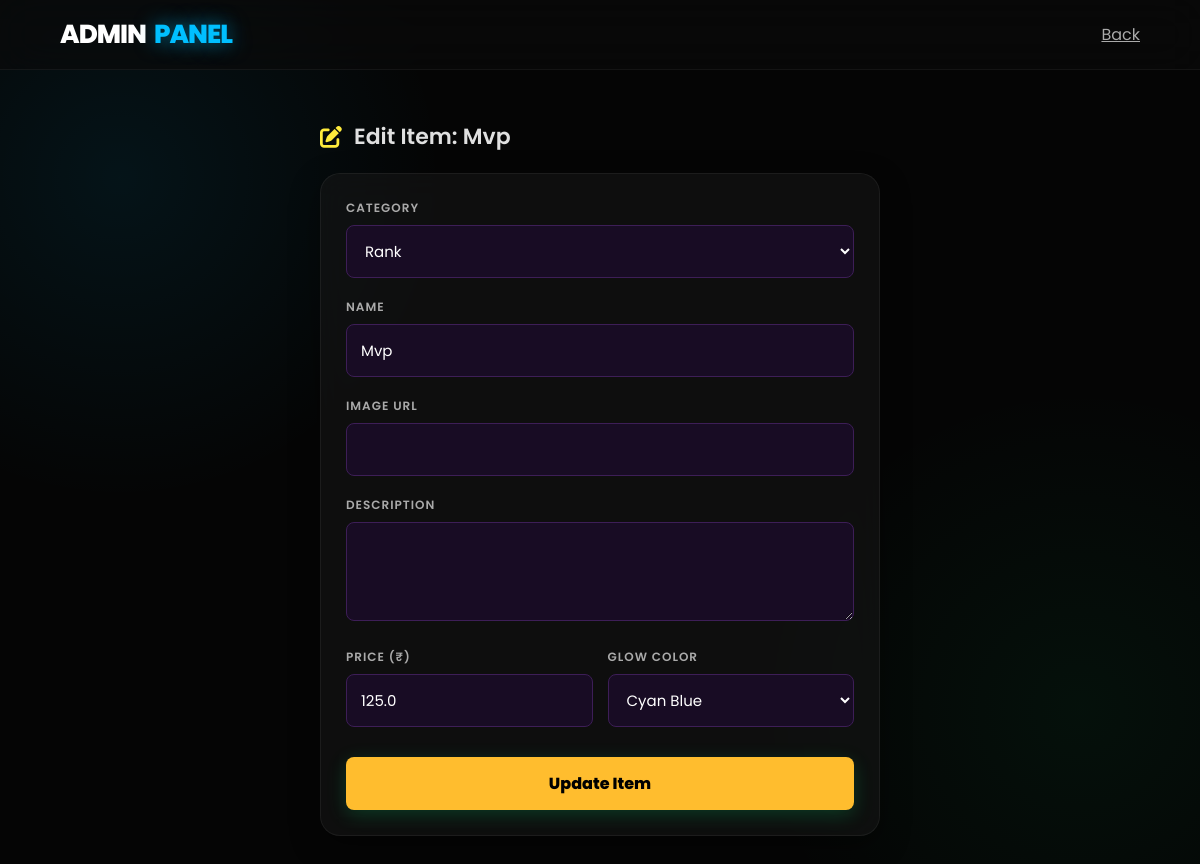
Page /admin/edit/4 (signed in) on the earlier database version.
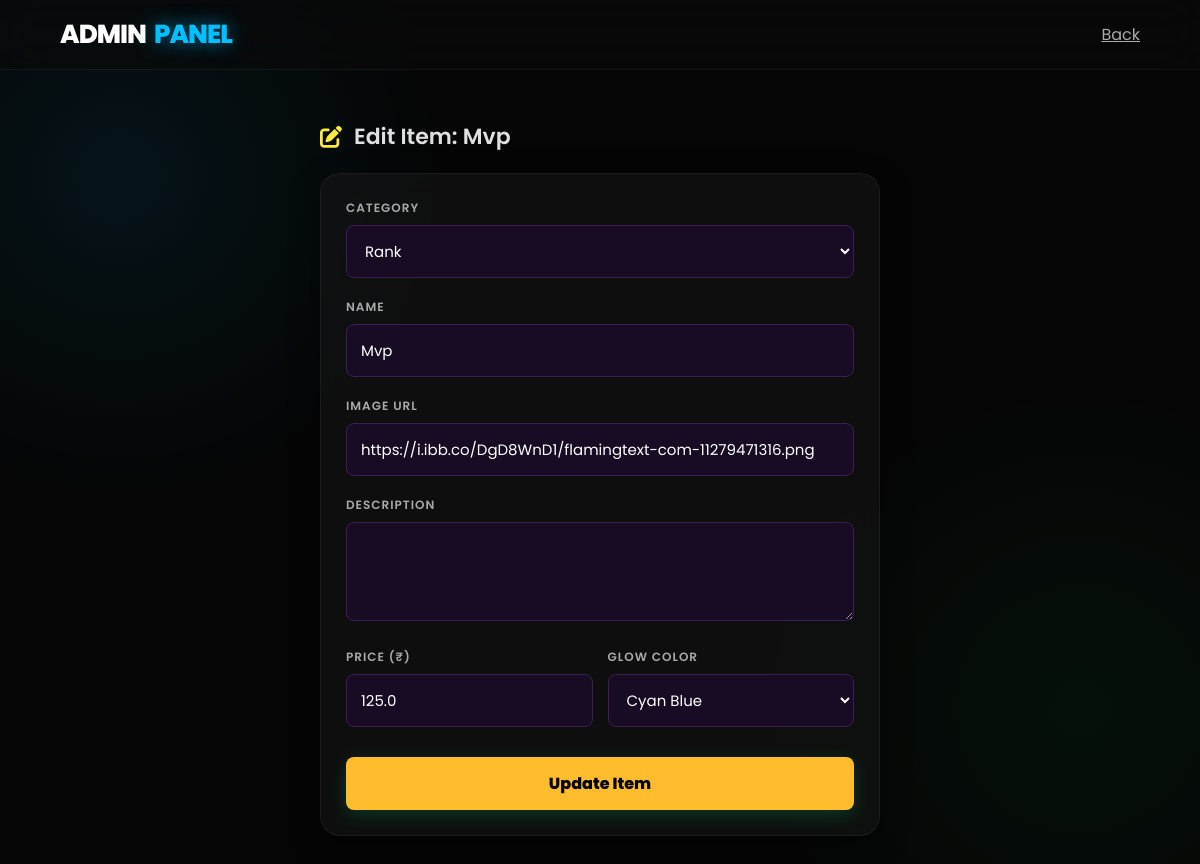
Same page on the later database version.
### models.py (models this page shows)
class Rank(db.Model):
    id = db.Column(db.Integer, primary_key=True)
    name = db.Column(db.String(100), nullable=False)
    price = db.Column(db.Float, nullable=False)
    description = db.Column(db.String(255))
    image_url = db.Column(db.String(200), default="")
    color_hex = db.Column(db.String(10), default="#00bfff")
    category = db.Column(db.String(50), default='rank')

### app.py (the view, shortened to what this page needs)
@app.route('/admin/edit/<int:id>', methods=['GET', 'POST'])
@login_required
def edit_rank(id):
    rank = Rank.query.get_or_404(id)
    return render_template('edit_rank.html', rank=rank)

### app.py (called while the page is built)
@login_manager.user_loader
def load_user(user_id):
    return User.query.get(int(user_id))

@app.context_processor
def inject_config():
    base_dir = os.path.abspath(os.path.dirname(__file__))
    config_path = os.path.join(base_dir, 'config.json')
    try:
        with open(config_path, 'r') as f:
            config = json.load(f)
        return dict(config=config)
    except:
        return dict(config={
            'server_name': 'Dora Bash',
            'logo_url': 'https://static.wikia.nocookie.net/minecraft_gamepedia/images/6/6e/Red_Apple_JE2_BE2.png',
            'hero_background': 'https://i.ibb.co/bM3tjBM3/8d3783658812bb071591febfca65c60b609fdfa0headerbg.webp'
        })

### templates/edit_rank.html (shortened to what this page needs)
<!DOCTYPE html>
<html lang="en">
<head>
    <link rel="stylesheet" href="{{ url_for('static', filename='style.css') }}">
    <link rel="stylesheet" href="https://cdnjs.cloudflare.com/ajax/libs/font-awesome/6.4.0/css/all.min.css">
</head>
<body>
    <nav class="navbar"><a href="/admin" class="brand">ADMIN <span>PANEL</span></a><a href="/admin" style="color: #aaa;">Back</a></nav>
    <div class="container edit-container">
        <div class="section-header"><i class="fas fa-edit" style="color: #ffeb3b;"></i> Edit Item: {{ rank.name }}</div>
        <div class="card">
            <form action="/admin/edit/{{ rank.id }}" method="POST">
                <div class="input-group">
                    <label class="input-label">Category</label>
                    <select name="category" class="dark-input">
                        <option value="rank" {% if rank.category == 'rank' %}selected{% endif %}>Rank</option>
                    </select>
                </div>
                <div class="input-group">
                    <label class="input-label">Name</label>
                    <input type="text" name="name" class="dark-input" value="{{ rank.name }}" required>
                </div>
                <div class="input-group">
                    <label class="input-label">Image URL</label>
                    <input type="text" name="image_url" class="dark-input" value="{{ rank.image_url }}">
                </div>
                <div class="input-group">
                    <label class="input-label">Description</label>
                    <textarea name="description" class="dark-input" rows="3">{{ rank.description }}</textarea>
                </div>
                <div style="display: grid; grid-template-columns: 1fr 1fr; gap: 15px;">
                    <div class="input-group"><label class="input-label">Price (₹)</label><input type="number" step="0.01" name="price" class="dark-input" value="{{ rank.price }}" required></div>
                    <div class="input-group"><label class="input-label">Glow Color</label>
                        <select name="color_hex" class="dark-input">
                            <option value="#00bfff" {% if rank.color_hex == '#00bfff' %}selected{% endif %}>Cyan Blue</option>
                        </select>
                    </div>
                </div>
                <button type="submit" class="btn-submit">Update Item</button>
            </form>
        </div>
    </div>
</body>
</html>

### static/style.css (style rules this page uses)
* { box-sizing: border-box; transition: all 0.3s cubic-bezier(0.25, 0.8, 0.25, 1); }
body { background-color: #050505; background-image: radial-gradient(circle at 10% 20%, rgba(0, 191, 255, 0.08) 0%, transparent 25%), radial-gradient(circle at 90% 80%, rgba(0, 230, 118, 0.05) 0%, transparent 25%); color: #ffffff; font-family: 'Poppins', sans-serif; margin: 0; padding: 0; min-height: 100vh; display: flex; flex-direction: column; }
.navbar { background: rgba(10, 10, 10, 0.6); backdrop-filter: blur(20px); -webkit-backdrop-filter: blur(20px); border-bottom: 1px solid rgba(255, 255, 255, 0.05); padding: 15px 5%; display: flex; justify-content: space-between; align-items: center; position: sticky; top: 0; z-index: 1000; }
.brand { font-size: 26px; font-weight: 800; letter-spacing: -1px; color: white; text-decoration: none; display: flex; align-items: center; gap: 8px; }
.brand span { color: #00bfff; text-shadow: 0 0 20px rgba(0, 191, 255, 0.6); }
.container, .dashboard-container { max-width: 1200px; margin: 40px auto; padding: 0 20px; width: 100%; }
.section-header { font-size: 22px; font-weight: 600; margin-bottom: 20px; color: #e0e0e0; display: flex; align-items: center; gap: 12px; }
.card { background: rgba(25, 25, 25, 0.5); backdrop-filter: blur(15px); -webkit-backdrop-filter: blur(15px); border: 1px solid rgba(255, 255, 255, 0.06); border-radius: 20px; padding: 25px; box-shadow: 0 10px 30px rgba(0, 0, 0, 0.4); }
.input-group { margin-bottom: 20px; }
.input-label { display: block; color: #aaa; font-size: 12px; font-weight: 600; margin-bottom: 8px; text-transform: uppercase; letter-spacing: 1px; }
.dark-input, select { width: 100%; background: rgba(0, 0, 0, 0.3); border: 2px solid rgba(255, 255, 255, 0.05); padding: 16px; border-radius: 12px; color: white; font-family: 'Poppins', sans-serif; font-size: 15px; box-sizing: border-box; }
.btn-submit { width: 100%; background: linear-gradient(135deg, #00e676 0%, #00c853 100%); color: #000; font-weight: 700; padding: 16px; border: none; border-radius: 12px; cursor: pointer; font-size: 16px; margin-top: 10px; box-shadow: 0 5px 20px rgba(0, 230, 118, 0.2); font-family: 'Poppins', sans-serif; }
.edit-container { max-width: 600px; margin: 50px auto; }
.dark-input { background: #180c24; border: 1px solid #3d1e57; padding: 14px; border-radius: 8px; }
.btn-submit { background: #ffbd2e; color: black; font-weight: 800; font-size: 16px; padding: 14px; border-radius: 8px; border: none; cursor: pointer; margin-top: 10px; }

Differences in the rows shown:
changed Rank "Mvp": image_url (not shown) → "https://i.ibb.co/DgD8WnD1/flamingtext-com-11279471316.png"
